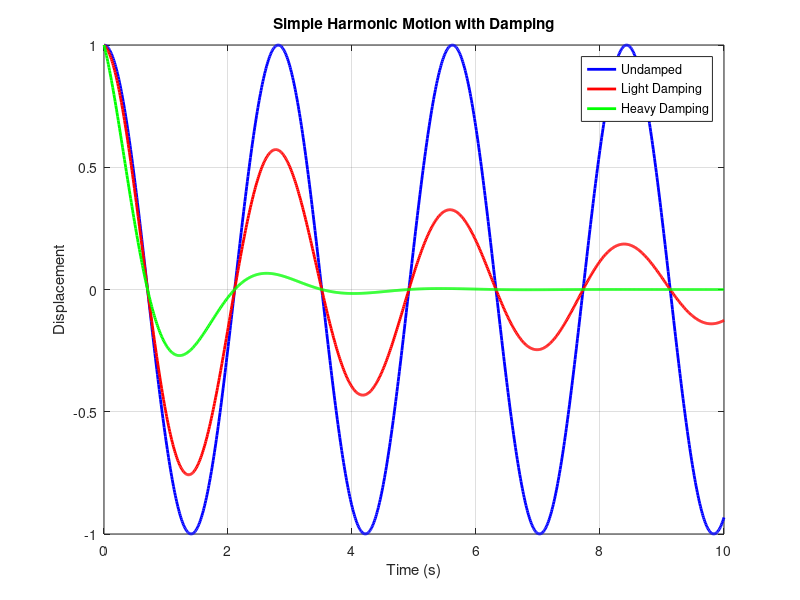

The MATLAB source for this figure: (Note: this script raises an error after producing the figure.)
clear
clc
close all

 

g = 9.81;          % gravity (m/s^2)
k = 0.1;           % air resistance coefficient
v0 = 20;           % initial velocity
theta = 45;        % launch angle (degrees)

theta = deg2rad(theta);

% Initial velocities
vx = v0*cos(theta);
vy = v0*sin(theta);

% Time settings
dt = 0.01;
t = 0;

% Initial position
x = 0;
y = 0;

% Storage arrays
X = [];
Y = [];

% Euler Simulation loop
while y >= 0

    % Storing VAlues
    X(end+1) = x;
    Y(end+1) = y;

    % Accelerations (with friction)
    ax = -k * vx;
    ay = -g - k * vy;

    % Updating velocities
    vx = vx + ax * dt;
    vy = vy + ay * dt;

    % Update positions
    x = x + vx * dt;clear
clc
close all

t = linspace(0,10,1000);

m = 1;
k = 5;
omega = sqrt(k/m);

A = 1;

% Undamped
x1 = A*cos(omega*t);

% Light damping
gamma1 = 0.2;
x2 = A*exp(-gamma1*t).*cos(omega*t);

% Heavy damping
gamma2 = 1;
x3 = A*exp(-gamma2*t).*cos(omega*t);

figure
plot(t,x1,'b','LineWidth',2)
hold on
plot(t,x2,'r','LineWidth',2)
plot(t,x3,'g','LineWidth',2)

grid on
xlabel('Time (s)')
ylabel('Displacement')
title('Simple Harmonic Motion with Damping')
legend('Undamped','Light Damping','Heavy Damping')
    y = y + vy * dt;

    % Update time
    t = t + dt;
end

% Plotting
figure
plot(X, Y, 'r', 'LineWidth', 2)
grid on

xlabel('Distance (m)')
ylabel('Height (m)')
title('Projectile Motion with Air Resistance (Friction)')
